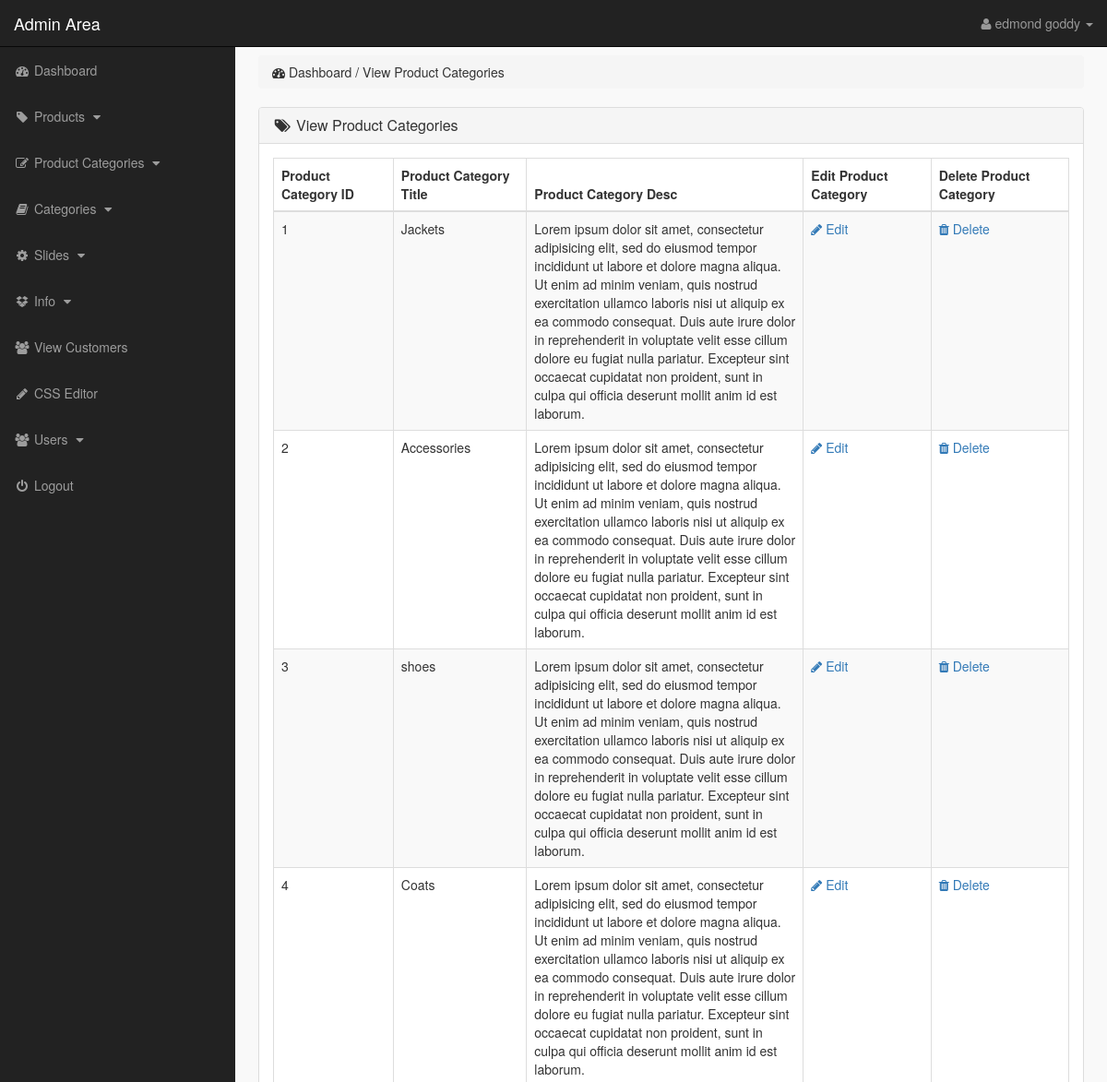
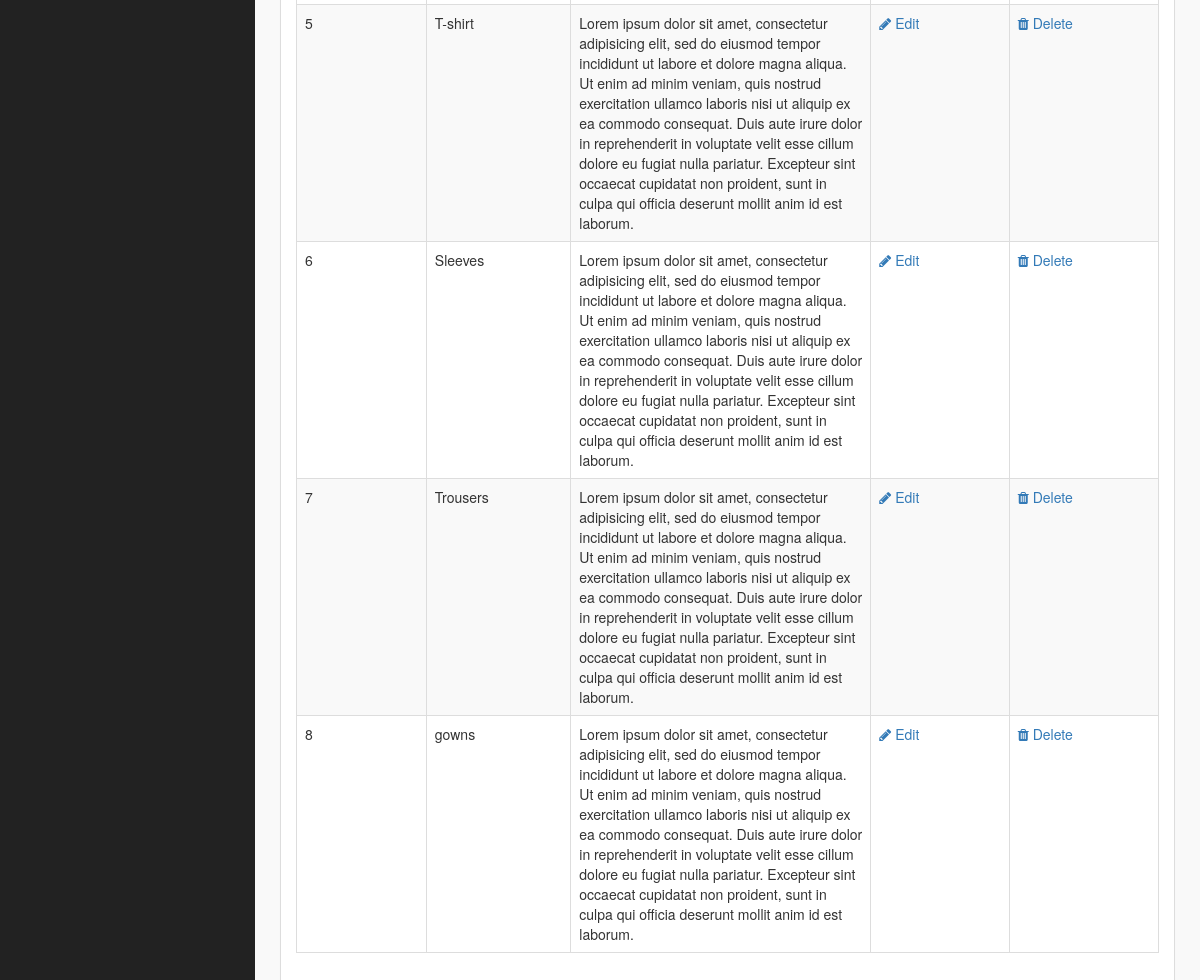
/admin_area/index.php?view_p_cats (signed in), run on the app's committed database (2 pictures, top to bottom).
### tables this page shows
CREATE TABLE `product_categories` (
  `p_cat_id` int(11) NOT NULL,
  `p_cat_title` text NOT NULL,
  `p_cat_desc` text NOT NULL
);

### admin_area/view_p_cats.php (the view, shortened to what this page needs)
<div class="row">
	<div class="col-lg-12">
		<ol class="breadcrumb">
			<li>
				<i class="fa fa-dashboard"></i> Dashboard / View Product Categories
			</li>
		</ol>
	</div>
</div>
<div class="row">
	<div class="col-lg-12">
		<div class="panel panel-default">
			<div class="panel-heading">
				<h3 class="panel-title">
					<i class="fa fa-tags fa-fw"></i> View Product Categories
				</h3>
			</div>
			<div class="panel-body">
				<div class="table-responsive">
					<table class="table table-hover table-striped table-bordered">
						<thead>
							<tr>
								<th>Product Category ID</th>
								<th>Product Category Title</th>
								<th>Product Category Desc</th>
								<th>Edit Product Category</th>
								<th>Delete Product Category</th>
							</tr>
						</thead>
						<tbody>
							<?php
							$i = 0;
							$get_p_cats = "SELECT * FROM product_categories ";
							$run_p_cats = mysqli_query($con, $get_p_cats);
							while ($row_p_cats = mysqli_fetch_array($run_p_cats)) {
								$p_cat_id = $row_p_cats["p_cat_id"];
								$p_cat_title = $row_p_cats["p_cat_title"];
								$p_cat_desc = $row_p_cats["p_cat_desc"];
								$i++;
							?>
							<tr>
								<td> <?php echo $i; ?> </td>
								<td> <?php echo $p_cat_title; ?> </td>
								<td width="300"> <?php echo $p_cat_desc; ?> </td>
								<td>
									<a href="index.php?edit_p_cat=<?php echo $p_cat_id; ?>">
										<i class="fa fa-pencil"></i> Edit
									</a>
								</td>
								<td>
									<a href="index.php?delete_p_cat=<?php echo $p_cat_id; ?>">
										<i class="fa fa-trash"></i> Delete
									</a>
								</td>
							</tr>
						    <?php  }  ?>
						</tbody>
					</table>
				</div>
			</div>
		</div>
	</div>
</div>

### admin_area/includes/sidebar.php (shortened to what this page needs)
<nav class="navbar navbar-inverse navbar-fixed-top">
	<div class="navbar-header">
		<a href="index.php?dashboard" class="navbar-brand">Admin Area</a>
	</div>
	<ul class="nav navbar-right top-nav ">
		<li class="dropdown">
			<a href="#" class="dropdown-toggle" data-toggle="dropdown">
				<i class="fa fa-user"></i> <?php echo $admin_name; ?> <b class="caret"></b>
			</a>
		</li>
	</ul>
	<div class="collapse navbar-collapse navbar-ex1-collapse">
		<ul class="nav navbar-nav side-nav">
			<li>
				<a href="index.php?dashboard">
					<i class="fa fa-fw fa-dashboard"></i> Dashboard
				</a>
			</li>
			<li>
				<a href="#" data-toggle="collapse" data-target="#products">
					<i class="fa fa-fw fa-tag"></i> Products
					<i class="fa fa-fw fa-caret-down"></i>
				</a>
			</li>
			<li>
				<a href="#" data-toggle="collapse" data-target="#p_cat">
					<i class="fa fa-fw fa-edit"></i> Product Categories
					<i class="fa fa-fw fa-caret-down"></i>
				</a>
			</li>
			<li>
				<a href="#" data-toggle="collapse" data-target="#cat">
					<i class="fa fa-fw fa-book"></i> Categories
					<i class="fa fa-fw fa-caret-down"></i>
				</a>
			</li>
			<li>
				<a href="#" data-toggle="collapse" data-target="#slides">
					<i class="fa fa-fw fa-gear"></i> Slides
					<i class="fa fa-fw fa-caret-down"></i>
				</a>
			</li>
			<li>
				<a href="#" data-toggle="collapse" data-target="#boxes">
					<i class="fa fa-fw fa-dropbox"></i> Info
					<i class="fa fa-fw fa-caret-down"></i>
				</a>
			</li>
			<li>
				<a href="index.php?view_customers">
					<i class="fa fa-fw fa-users"></i> View Customers
			    </a>
		    </li>
			<li>
				<a href="index.php?edit_css">
					<i class="fa fa-fw fa-pencil"></i> CSS Editor
			    </a>
		    </li>
			<li>
				<a href="#" data-toggle="collapse" data-target="#users">
					<i class="fa fa-fw fa-users"></i> Users
					<i class="fa fa-fw fa-caret-down"></i>
				</a>
			</li>
			<li>
				<a href="logout.php">
					<i class="fa fa-fw fa-power-off"></i> Logout
			    </a>
		    </li>
		</ul>
	</div>
</nav>

### admin_area/css/style.css (style rules this page uses)
body { margin-top: 100px; }
@media (min-width: 768px) { body { margin-top: 50px; } }
.top-nav { padding: 0 15px; }
.top-nav > li { float: left; display: inline-block; }
.top-nav > li > a { color: #999999; line-height: 20px; padding-top: 15px; padding-bottom: 15px; }
@media (min-width: 768px) { .side-nav { position: fixed; top: 51px; bottom: 0; width: 255px; overflow-y: auto; overflow-x: hidden; background-color: #222222; padding-bottom: 40px; border-radius: 0; } }
@media (min-width: 768px) { .side-nav > li > a { width: 255px; } }
.panel-body { border-radius: 5px; }

### data on the page
product_categories: p_cat_title "Jackets", p_cat_desc "Lorem ipsum dolor sit amet, consectetur adipisicing elit, sed do eiusmod tempor incididunt ut labore et dolore magna aliqua. Ut enim ad minim veniam, quis nostrud exercitation ullamco laboris nisi ut aliquip ex ea commodo consequat. Duis aute irure dolor in reprehenderit in voluptate velit esse cillum dolore eu fugiat nulla pariatur. Excepteur sint occaecat cupidatat non proident, sunt in culpa qui officia deserunt mollit anim id est laborum."
product_categories: p_cat_title "Accessories", p_cat_desc "Lorem ipsum dolor sit amet, consectetur adipisicing elit, sed do eiusmod tempor incididunt ut labore et dolore magna aliqua. Ut enim ad minim veniam, quis nostrud exercitation ullamco laboris nisi ut aliquip ex ea commodo consequat. Duis aute irure dolor in reprehenderit in voluptate velit esse cillum dolore eu fugiat nulla pariatur. Excepteur sint occaecat cupidatat non proident, sunt in culpa qui officia deserunt mollit anim id est laborum."
product_categories: p_cat_title "shoes", p_cat_desc "Lorem ipsum dolor sit amet, consectetur adipisicing elit, sed do eiusmod tempor incididunt ut labore et dolore magna aliqua. Ut enim ad minim veniam, quis nostrud exercitation ullamco laboris nisi ut aliquip ex ea commodo consequat. Duis aute irure dolor in reprehenderit in voluptate velit esse cillum dolore eu fugiat nulla pariatur. Excepteur sint occaecat cupidatat non proident, sunt in culpa qui officia deserunt mollit anim id est laborum."
product_categories: p_cat_title "Coats", p_cat_desc "Lorem ipsum dolor sit amet, consectetur adipisicing elit, sed do eiusmod tempor incididunt ut labore et dolore magna aliqua. Ut enim ad minim veniam, quis nostrud exercitation ullamco laboris nisi ut aliquip ex ea commodo consequat. Duis aute irure dolor in reprehenderit in voluptate velit esse cillum dolore eu fugiat nulla pariatur. Excepteur sint occaecat cupidatat non proident, sunt in culpa qui officia deserunt mollit anim id est laborum."
product_categories: p_cat_title "T-shirt", p_cat_desc "Lorem ipsum dolor sit amet, consectetur adipisicing elit, sed do eiusmod tempor incididunt ut labore et dolore magna aliqua. Ut enim ad minim veniam, quis nostrud exercitation ullamco laboris nisi ut aliquip ex ea commodo consequat. Duis aute irure dolor in reprehenderit in voluptate velit esse cillum dolore eu fugiat nulla pariatur. Excepteur sint occaecat cupidatat non proident, sunt in culpa qui officia deserunt mollit anim id est laborum."
product_categories: p_cat_title "Sleeves", p_cat_desc "Lorem ipsum dolor sit amet, consectetur adipisicing elit, sed do eiusmod tempor incididunt ut labore et dolore magna aliqua. Ut enim ad minim veniam, quis nostrud exercitation ullamco laboris nisi ut aliquip ex ea commodo consequat. Duis aute irure dolor in reprehenderit in voluptate velit esse cillum dolore eu fugiat nulla pariatur. Excepteur sint occaecat cupidatat non proident, sunt in culpa qui officia deserunt mollit anim id est laborum."
product_categories: p_cat_title "Trousers", p_cat_desc "Lorem ipsum dolor sit amet, consectetur adipisicing elit, sed do eiusmod tempor incididunt ut labore et dolore magna aliqua. Ut enim ad minim veniam, quis nostrud exercitation ullamco laboris nisi ut aliquip ex ea commodo consequat. Duis aute irure dolor in reprehenderit in voluptate velit esse cillum dolore eu fugiat nulla pariatur. Excepteur sint occaecat cupidatat non proident, sunt in culpa qui officia deserunt mollit anim id est laborum."
product_categories: p_cat_title "gowns", p_cat_desc "Lorem ipsum dolor sit amet, consectetur adipisicing elit, sed do eiusmod tempor incididunt ut labore et dolore magna aliqua. Ut enim ad minim veniam, quis nostrud exercitation ullamco laboris nisi ut aliquip ex ea commodo consequat. Duis aute irure dolor in reprehenderit in voluptate velit esse cillum dolore eu fugiat nulla pariatur. Excepteur sint occaecat cupidatat non proident, sunt in culpa qui officia deserunt mollit anim id est laborum."

### other printed values
$admin_name "edmond goddy"
